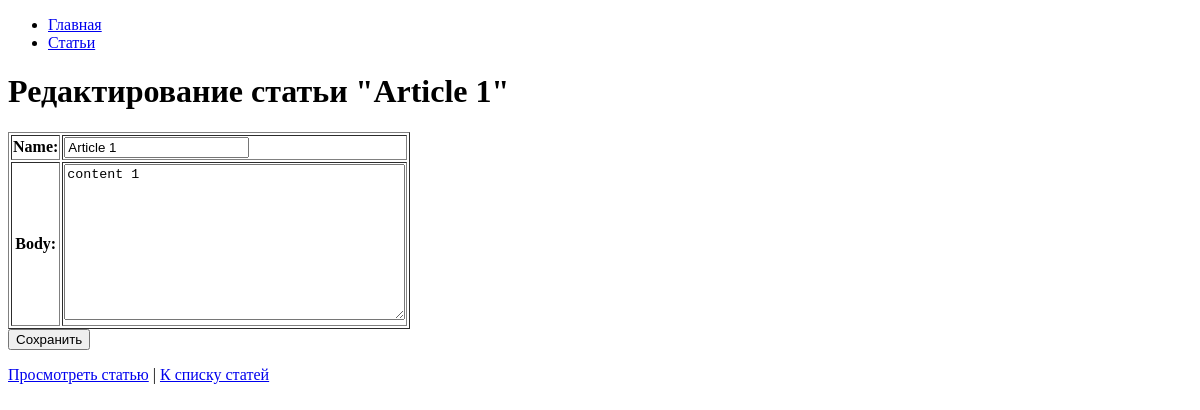
/articles/1/edit/, run on an earlier commit of the app's database.
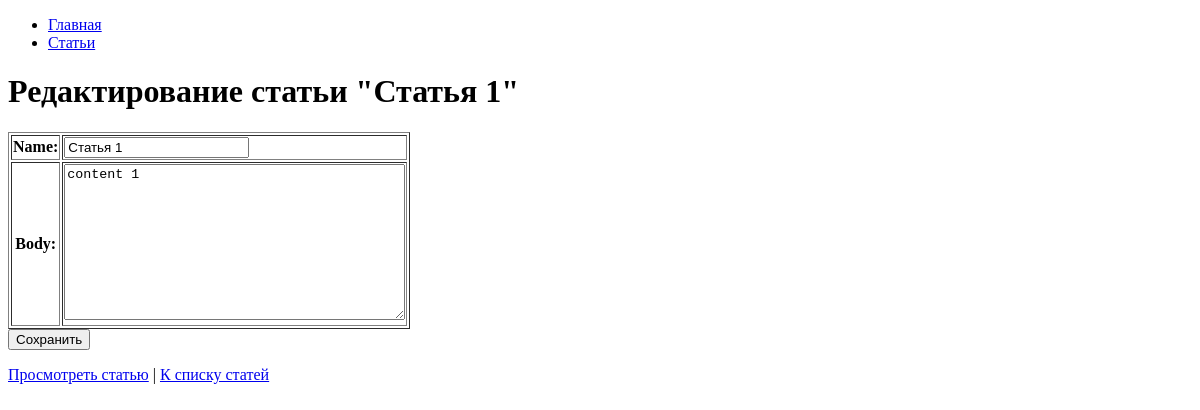
And on a later commit of the database.
### hexlet_django_blog/article/models.py (models this page shows, shortened)
class Article(models.Model):
    name = models.CharField(max_length=200)  # название статьи
    body = models.TextField()  # тело статьи
    created_at = models.DateTimeField(auto_now_add=True)
    updated_at = models.DateTimeField(auto_now=True)

### hexlet_django_blog/article/views.py (the view, shortened to what this page needs)
# urls.py: path("<int:id>/edit/", ArticleFormEditView.as_view(), name="edit"),
class ArticleFormEditView(View):
    def get(self, request, *args, **kwargs):
        article = get_object_or_404(Article, id=kwargs["id"])
        form = ArticleForm(instance=article)
        return render(
            request,
            "articles/update.html",
            context={
                "form": form,
                "article": article,
            },
        )

### hexlet_django_blog/article/forms.py
class ArticleForm(ModelForm):
    class Meta:
        model = Article
        fields = ["name", "body"]

### hexlet_django_blog/templates/articles/update.html
{% extends "base.html" %}
{% block content %}
    <h1>Редактирование статьи "{{ article.name }}"</h1>
    {% url 'articles:edit' id=article.id as edit_url %}
    {% include "articles/_form.html" with action=edit_url submit_label="Сохранить" %}
    <p>
        <a href="{% url 'articles:show' id=article.id %}">Просмотреть статью</a> |
        <a href="{% url 'articles:index' %}">К списку статей</a>
    </p>
{% endblock %}

### hexlet_django_blog/templates/articles/_form.html (shortened to what this page needs)
<form action="{{ action }}" method="post">
    <table border="1">
        {{ form.as_table }}
    </table>
    <input type="submit" value="{{ submit_label }}">
</form>

What changed in the data, as far as the page shows it:
changed Article "content 1": name "Article 1" → "Статья 1"
